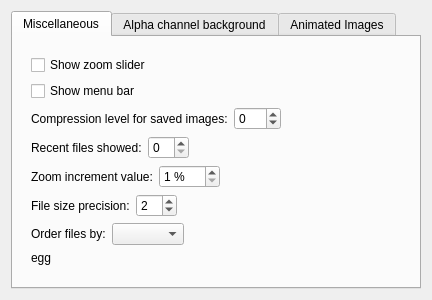
<?xml version="1.0" encoding="UTF-8"?>
<ui version="4.0">
 <class>GeneralOptionsPage</class>
 <widget class="QWidget" name="GeneralOptionsPage">
  <property name="geometry">
   <rect>
    <x>0</x>
    <y>0</y>
    <width>432</width>
    <height>300</height>
   </rect>
  </property>
  <property name="windowTitle">
   <string/>
  </property>
  <layout class="QHBoxLayout" name="horizontalLayout">
   <item>
    <widget class="QTabWidget" name="tabs">
     <property name="currentIndex">
      <number>0</number>
     </property>
     <property name="usesScrollButtons">
      <bool>false</bool>
     </property>
     <property name="documentMode">
      <bool>false</bool>
     </property>
     <property name="tabsClosable">
      <bool>false</bool>
     </property>
     <property name="movable">
      <bool>false</bool>
     </property>
     <widget class="QWidget" name="miscTab">
      <attribute name="title">
       <string>Miscellaneous</string>
      </attribute>
      <layout class="QVBoxLayout" name="verticalLayout_11">
       <item>
        <widget class="QFrame" name="frame">
         <property name="frameShape">
          <enum>QFrame::NoFrame</enum>
         </property>
         <property name="frameShadow">
          <enum>QFrame::Raised</enum>
         </property>
         <property name="lineWidth">
          <number>0</number>
         </property>
         <layout class="QVBoxLayout" name="verticalLayout">
          <item>
           <widget class="QCheckBox" name="showZoomSliderButton">
            <property name="text">
             <string>Show zoom slider</string>
            </property>
           </widget>
          </item>
          <item>
           <widget class="QCheckBox" name="showMenuBarButton">
            <property name="text">
             <string>Show menu bar</string>
            </property>
           </widget>
          </item>
          <item>
           <layout class="QHBoxLayout" name="horizontalLayout_6">
            <item>
             <widget class="QLabel" name="compressLevelLabel">
              <property name="toolTip">
               <string>This must be in the range [0,100] or -1. Specify 0 to obtain small compressed files,
100 for large uncompressed files, and -1 to use the default settings.</string>
              </property>
              <property name="text">
               <string>Compression level for saved images:</string>
              </property>
              <property name="textInteractionFlags">
               <set>Qt::NoTextInteraction</set>
              </property>
             </widget>
            </item>
            <item>
             <widget class="QSpinBox" name="compressLevelSPB">
              <property name="accelerated">
               <bool>true</bool>
              </property>
              <property name="minimum">
               <number>-1</number>
              </property>
              <property name="maximum">
               <number>100</number>
              </property>
             </widget>
            </item>
            <item>
             <spacer name="horizontalSpacer_5">
              <property name="orientation">
               <enum>Qt::Horizontal</enum>
              </property>
              <property name="sizeHint" stdset="0">
               <size>
                <width>40</width>
                <height>20</height>
               </size>
              </property>
             </spacer>
            </item>
           </layout>
          </item>
          <item>
           <layout class="QHBoxLayout" name="horizontalLayout_3">
            <item>
             <widget class="QLabel" name="RFLabel">
              <property name="text">
               <string>Recent files showed:</string>
              </property>
              <property name="textInteractionFlags">
               <set>Qt::NoTextInteraction</set>
              </property>
             </widget>
            </item>
            <item>
             <widget class="QSpinBox" name="recentFilesNumberSPB">
              <property name="maximum">
               <number>15</number>
              </property>
             </widget>
            </item>
            <item>
             <widget class="QLabel" name="deletRecentFiles">
              <property name="toolTip">
               <string>Once you close this window, the list can't be restored</string>
              </property>
              <property name="text">
               <string/>
              </property>
              <property name="textFormat">
               <enum>Qt::RichText</enum>
              </property>
              <property name="wordWrap">
               <bool>false</bool>
              </property>
              <property name="openExternalLinks">
               <bool>false</bool>
              </property>
             </widget>
            </item>
            <item>
             <spacer name="horizontalSpacer_2">
              <property name="orientation">
               <enum>Qt::Horizontal</enum>
              </property>
              <property name="sizeHint" stdset="0">
               <size>
                <width>40</width>
                <height>20</height>
               </size>
              </property>
             </spacer>
            </item>
           </layout>
          </item>
          <item>
           <layout class="QHBoxLayout" name="horizontalLayout_12">
            <item>
             <widget class="QLabel" name="zoomincre">
              <property name="text">
               <string>Zoom increment value:</string>
              </property>
             </widget>
            </item>
            <item>
             <widget class="QSpinBox" name="zoomIncrementSPB">
              <property name="suffix">
               <string> %</string>
              </property>
              <property name="minimum">
               <number>1</number>
              </property>
              <property name="maximum">
               <number>100</number>
              </property>
             </widget>
            </item>
            <item>
             <spacer name="horizontalSpacer_8">
              <property name="orientation">
               <enum>Qt::Horizontal</enum>
              </property>
              <property name="sizeHint" stdset="0">
               <size>
                <width>40</width>
                <height>20</height>
               </size>
              </property>
             </spacer>
            </item>
           </layout>
          </item>
          <item>
           <layout class="QHBoxLayout" name="horizontalLayout_2">
            <item>
             <widget class="QLabel" name="label_2">
              <property name="toolTip">
               <string>Sets the precision of the file size number in the file properties dialog</string>
              </property>
              <property name="text">
               <string>File size precision:</string>
              </property>
             </widget>
            </item>
            <item>
             <widget class="QSpinBox" name="precisionNumberSpinBox">
              <property name="value">
               <number>2</number>
              </property>
             </widget>
            </item>
            <item>
             <spacer name="horizontalSpacer">
              <property name="orientation">
               <enum>Qt::Horizontal</enum>
              </property>
              <property name="sizeHint" stdset="0">
               <size>
                <width>40</width>
                <height>20</height>
               </size>
              </property>
             </spacer>
            </item>
           </layout>
          </item>
          <item>
           <layout class="QHBoxLayout" name="horizontalLayout_4">
            <item>
             <widget class="QLabel" name="label">
              <property name="text">
               <string>Order files by:</string>
              </property>
             </widget>
            </item>
            <item>
             <widget class="QComboBox" name="orderByComboBox">
              <property name="styleSheet">
               <string notr="true"/>
              </property>
             </widget>
            </item>
            <item>
             <spacer name="horizontalSpacer_7">
              <property name="orientation">
               <enum>Qt::Horizontal</enum>
              </property>
              <property name="sizeHint" stdset="0">
               <size>
                <width>40</width>
                <height>20</height>
               </size>
              </property>
             </spacer>
            </item>
           </layout>
          </item>
          <item>
           <widget class="QLabel" name="configureEggsLabel">
            <property name="text">
             <string notr="true">egg</string>
            </property>
            <property name="wordWrap">
             <bool>true</bool>
            </property>
           </widget>
          </item>
          <item>
           <spacer name="verticalSpacer">
            <property name="orientation">
             <enum>Qt::Vertical</enum>
            </property>
            <property name="sizeHint" stdset="0">
             <size>
              <width>20</width>
              <height>40</height>
             </size>
            </property>
           </spacer>
          </item>
         </layout>
        </widget>
       </item>
      </layout>
     </widget>
     <widget class="QWidget" name="bgTab">
      <property name="toolTip">
       <string/>
      </property>
      <property name="statusTip">
       <string/>
      </property>
      <property name="accessibleName">
       <string>Images Background</string>
      </property>
      <property name="accessibleDescription">
       <string/>
      </property>
      <attribute name="title">
       <string>Alpha channel background</string>
      </attribute>
      <layout class="QVBoxLayout" name="verticalLayout_6">
       <item>
        <layout class="QHBoxLayout" name="horizontalLayout_5">
         <item>
          <layout class="QFormLayout" name="formLayout">
           <item row="0" column="0">
            <widget class="QLabel" name="bgToShowLabel">
             <property name="text">
              <string>Type:</string>
             </property>
            </widget>
           </item>
           <item row="0" column="1">
            <widget class="QComboBox" name="BGTypeComboBox">
             <item>
              <property name="text">
               <string>Checkered board</string>
              </property>
             </item>
             <item>
              <property name="text">
               <string>Solid color</string>
              </property>
             </item>
             <item>
              <property name="text">
               <string>None</string>
              </property>
             </item>
            </widget>
           </item>
           <item row="1" column="0">
            <widget class="QLabel" name="colorLabel">
             <property name="text">
              <string>Color:</string>
             </property>
            </widget>
           </item>
           <item row="1" column="1">
            <widget class="QPushButton" name="colorButton">
             <property name="text">
              <string/>
             </property>
            </widget>
           </item>
           <item row="2" column="0">
            <widget class="QLabel" name="squaresSizeLabel">
             <property name="text">
              <string>Size of the sides:</string>
             </property>
            </widget>
           </item>
           <item row="2" column="1">
            <layout class="QHBoxLayout" name="horizontalLayout_7">
             <item>
              <widget class="QSpinBox" name="squaresSizeSPB">
               <property name="alignment">
                <set>Qt::AlignRight|Qt::AlignTrailing|Qt::AlignVCenter</set>
               </property>
               <property name="suffix">
                <string> pixels</string>
               </property>
               <property name="prefix">
                <string/>
               </property>
               <property name="minimum">
                <number>1</number>
               </property>
               <property name="maximum">
                <number>32</number>
               </property>
              </widget>
             </item>
             <item>
              <widget class="QLabel" name="squaresSampleLabel">
               <property name="sizePolicy">
                <sizepolicy hsizetype="Fixed" vsizetype="Fixed">
                 <horstretch>0</horstretch>
                 <verstretch>0</verstretch>
                </sizepolicy>
               </property>
               <property name="minimumSize">
                <size>
                 <width>34</width>
                 <height>34</height>
                </size>
               </property>
               <property name="maximumSize">
                <size>
                 <width>34</width>
                 <height>34</height>
                </size>
               </property>
               <property name="baseSize">
                <size>
                 <width>34</width>
                 <height>34</height>
                </size>
               </property>
               <property name="text">
                <string>TextLabel</string>
               </property>
              </widget>
             </item>
            </layout>
           </item>
          </layout>
         </item>
         <item>
          <spacer name="horizontalSpacer_3">
           <property name="orientation">
            <enum>Qt::Horizontal</enum>
           </property>
           <property name="sizeHint" stdset="0">
            <size>
             <width>40</width>
             <height>20</height>
            </size>
           </property>
          </spacer>
         </item>
        </layout>
       </item>
       <item>
        <spacer name="verticalSpacer_2">
         <property name="orientation">
          <enum>Qt::Vertical</enum>
         </property>
         <property name="sizeHint" stdset="0">
          <size>
           <width>20</width>
           <height>40</height>
          </size>
         </property>
        </spacer>
       </item>
      </layout>
     </widget>
     <widget class="QWidget" name="gifTab">
      <property name="locale">
       <locale language="English" country="UnitedStates"/>
      </property>
      <attribute name="title">
       <string>Animated Images</string>
      </attribute>
      <layout class="QVBoxLayout" name="verticalLayout_5">
       <item>
        <widget class="QCheckBox" name="stopWhenFinishButton">
         <property name="text">
          <string>Stop image reproduction when finish</string>
         </property>
        </widget>
       </item>
       <item>
        <widget class="QCheckBox" name="restartWhenZoomingButton">
         <property name="text">
          <string>Restart animation when zooming</string>
         </property>
        </widget>
       </item>
       <item>
        <layout class="QHBoxLayout" name="horizontalLayout_8">
         <item>
          <widget class="QLabel" name="movieSpeedLabel">
           <property name="text">
            <string>Movie's speed</string>
           </property>
          </widget>
         </item>
         <item>
          <widget class="QSpinBox" name="movieSpeedSPB">
           <property name="accelerated">
            <bool>true</bool>
           </property>
           <property name="suffix">
            <string> %</string>
           </property>
           <property name="minimum">
            <number>10</number>
           </property>
           <property name="maximum">
            <number>10000</number>
           </property>
           <property name="singleStep">
            <number>50</number>
           </property>
           <property name="value">
            <number>100</number>
           </property>
          </widget>
         </item>
         <item>
          <spacer name="horizontalSpacer_4">
           <property name="orientation">
            <enum>Qt::Horizontal</enum>
           </property>
           <property name="sizeHint" stdset="0">
            <size>
             <width>40</width>
             <height>20</height>
            </size>
           </property>
          </spacer>
         </item>
        </layout>
       </item>
       <item>
        <spacer name="verticalSpacer_3">
         <property name="orientation">
          <enum>Qt::Vertical</enum>
         </property>
         <property name="sizeHint" stdset="0">
          <size>
           <width>20</width>
           <height>40</height>
          </size>
         </property>
        </spacer>
       </item>
      </layout>
     </widget>
    </widget>
   </item>
  </layout>
 </widget>
 <resources/>
 <connections/>
</ui>
